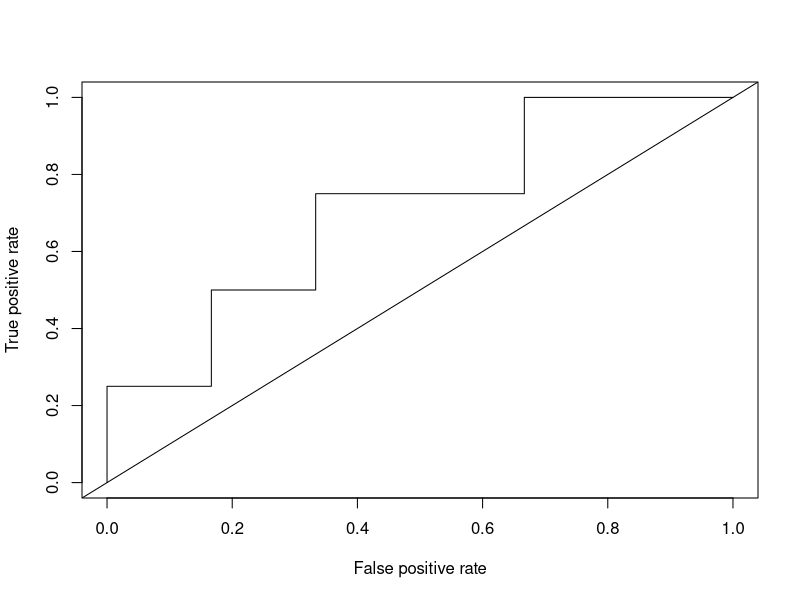

Generate this figure with R:
install.packages('ROCR')
require('ROCR')

labelss = c(0,0,1,0,1,1,0,0,0,1)
predictionss = c(0.26,0.81,0.73,0.11,0.20,0.48,0.23,0.11,0.61,0.99)

p = prediction(predictionss, labelss)
roc = performance(p, measure = 'tpr', x.measure = 'fpr')
plot(roc)
abline(a = 0, b = 1)

auc = performance(p, measure = 'auc')
auc@y.values
